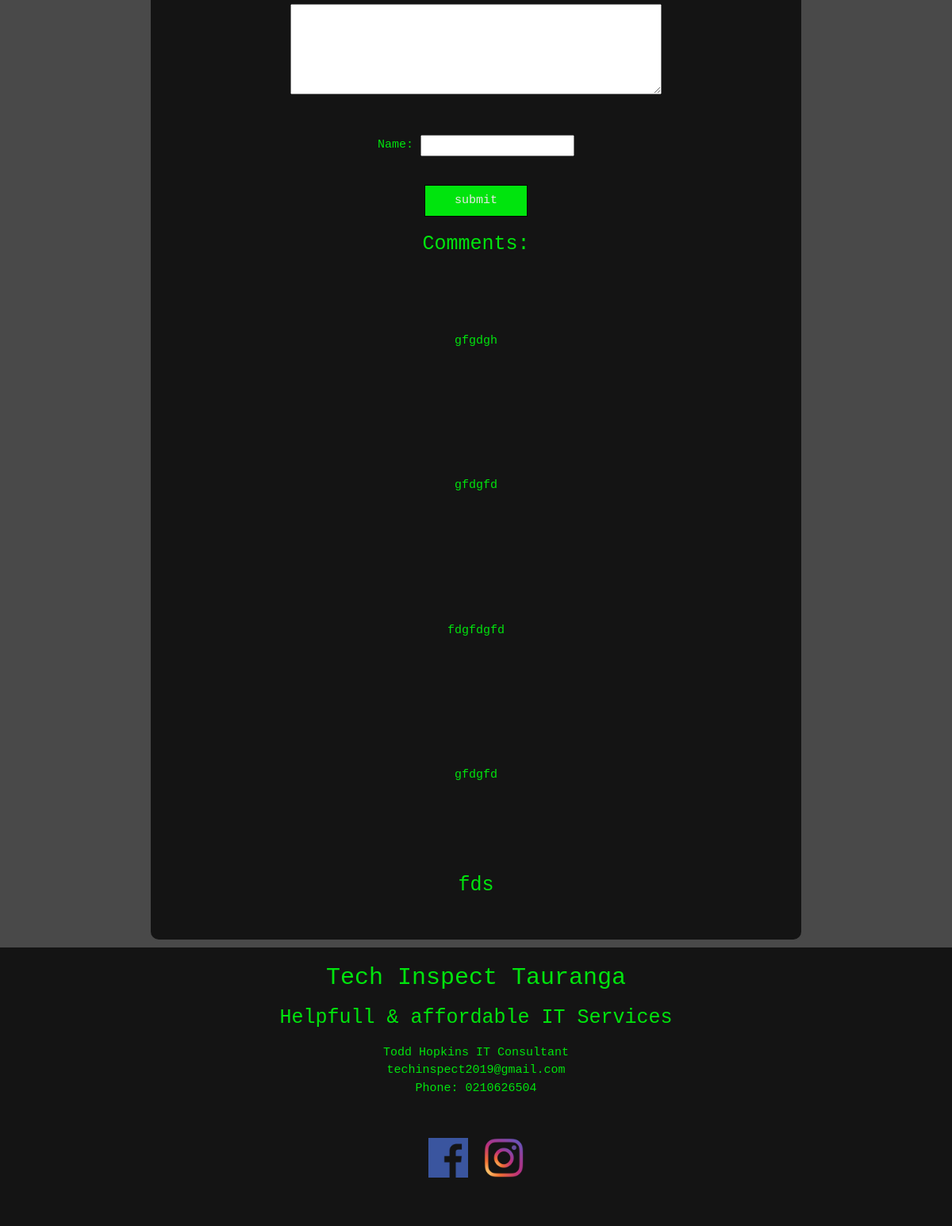
The app's page /pages/products (lower part), older data.
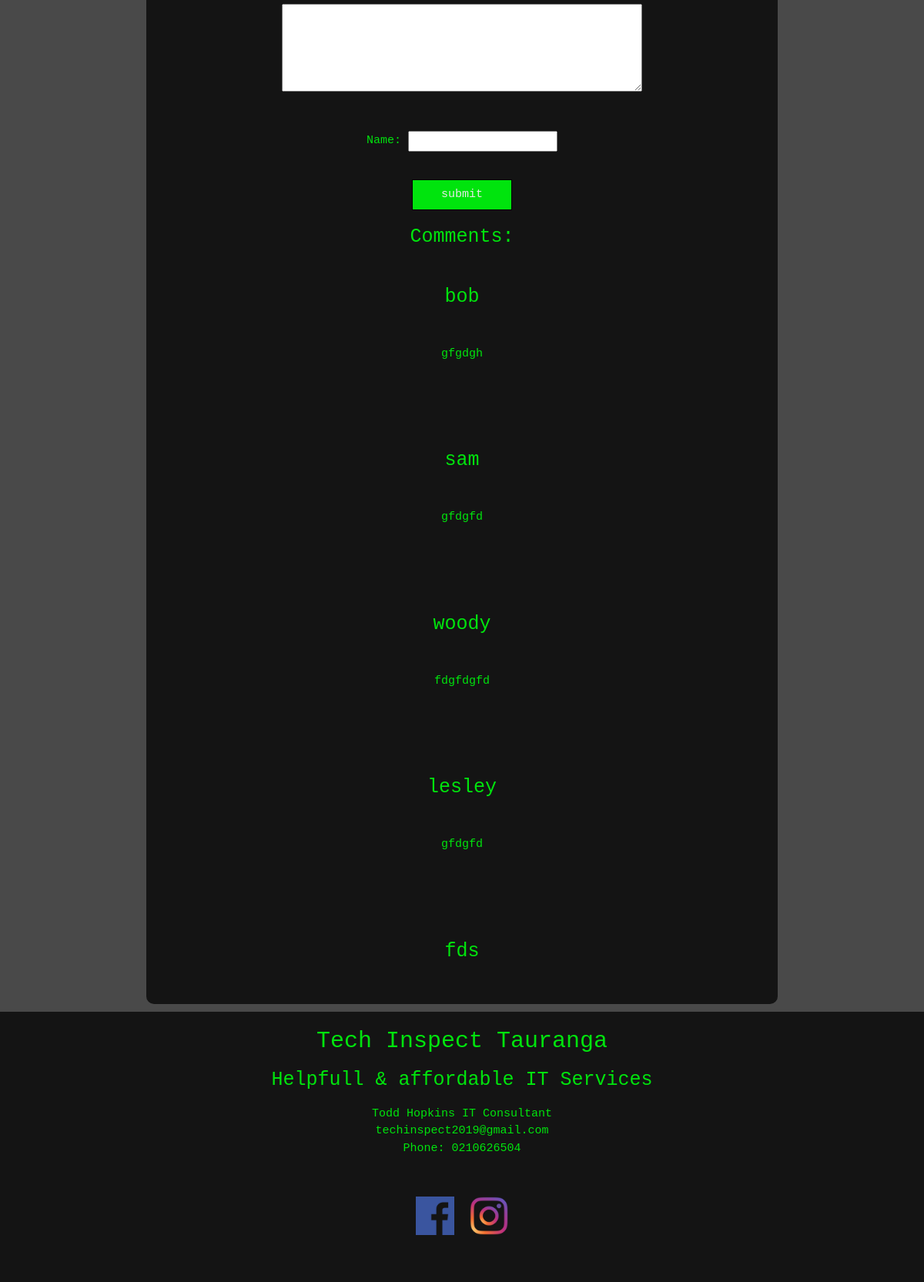
The same page, newer data.
### tables this page shows
CREATE TABLE Comments (
  Indx VARCHAR(10),
  Prop TEXT,
  FName varchar(30),
  TDate varchar (15)
	
);

### app/controllers/Pages.php (called while the page is built, shortened)
<?php
    class Pages extends Controller {
      public function __construct() {
        $this->_page = $this->model('_content');
      }
      public function products(){
        $title = $this->_page->title();
        $paragraph = $this->_page->paragraph();
        $image = $this->_page->image();
        $comments = $this->_page->comments();
        $data = [
         'title' => $title,
         'paragraph' => $paragraph,
         'image' => $image,
         'comments' => $comments,
         'title2' => "fds",
       ];
        $this->view('pages/template_products', $data);
       }
    }

### app/libraries/Core.php (called while the page is built, shortened)
<?php
    class Core {
        protected $currentMethod = 'index';
        public function __construct() {
            $url = $this->getURL();
            if(file_exists('../app/controllers/' . ucwords($url[0]) . '.php')) {
                unset($url[0]);
            }
            $this->currentController = new $this->currentController;
            if(isset($url[1])) {
                if(method_exists($this->currentController, $url[1])) {
                    $this->currentMethod = $url[1];
                    unset($url[1]);
                }
            }
            $this->params = $url ? array_values($url) : [null];
            call_user_func_array([$this->currentController, $this->currentMethod], $this->params);
        }
        public function getURL() {
            if(isset($_GET['url'])) {
                $url = rtrim($_GET['url'], '/');
                $url = filter_var($url, FILTER_SANITIZE_URL);
                $url = explode('/', $url);
                return $url;
            }
        }
    }
?>

### public/index.php (called while the page is built, shortened)
<?php
    $init = new Core();
?>

### app/libraries/Database.php (called while the page is built, shortened)
<?php
    class Database {
        private $host = DBHOST;
        private $user = DBUSER;
        private $pass = DBPASS;
        private $dbname = DBNAME;
        private $dbh;
        private $stmt;
        public function __construct() {
            $dsn = "mysql:host=".$this->host.";dbname=".$this->dbname;
            $options = [
                PDO::ATTR_PERSISTENT => true,
                PDO::ATTR_ERRMODE => PDO::ERRMODE_EXCEPTION
            ];
            try {
                $this->dbh = new PDO($dsn, $this->user, $this->pass, $options);
            } catch (PDOException $e) {
                $this->error = $e->getMessage();
                echo $this->error;
            }
        }
        public function query($sql) {
            $this->stmt = $this->dbh->prepare($sql);
        }
        public function execute() {
            return $this->stmt->execute();
        }
        public function resultSet() {
            $this->execute();
            return  $this->stmt->fetchAll(PDO::FETCH_ASSOC);
        }
    }
?>

### app/models/_content.php (called while the page is built, shortened)
<?php
class _content{
    private $db;
    public function __construct() {
        $this->db = new Database;
    }
    public function title() {
        $this->db->query('SELECT * FROM Content ');
        return $this->db->resultSet();
    }
    public function paragraph() {
        $this->db->query('SELECT * FROM Content ');
        return $this->db->resultSet();
    }
    public function image(){
        $this->db->query('SELECT * FROM Images');
        return $this->db->resultSet();
    }
    public function comments(){
        $this->db->query('SELECT * FROM Comments');
        return $this->db->resultSet();
    }
}

### app/views/pages/template_products.php (the view, shortened to what this page needs)
<?php include(APPROOT . "/views/includes/header.php"); ?>
<section>
        <div class="container1">
            <div class="content3">
                <div class="box3">
                    <div id="center">
                    <form name="form2" class="form2" action="<?php echo URLROOT . 'pages/processFrom/'; ?>" method="POST" >
                    <div><textarea name="Prop" id="Prop" cols="50vw" rows="5"></textarea></div>
                   <br> <p>Name: <input type="text" name="FName" id="FName"></p>
                    <input type="submit" class="button2" value="submit"> <br>
                    <h2>Comments:</h2>
                    <?php
                    $output = "";
                      foreach($data['comments'] as $item) {
                      $output .= "<h2>";
                      $output .= $item['FName'];
                      $output .= "</h2>";
                      $output .= "<h3>";
                      $output .= $item['TDate'];
                      $output .= "</h3>";
                      $output .= "<p>";
                      $output .= $item['Prop'];
                      $output .= "<p>";
                    }
                    echo $output;
                ?></h2>
                   <h2><?php echo $data['title2'] ?></h2>
                    </form>
                    </div>
                </div>
            </div>
        </div>
    </section>
<?php include(APPROOT . "/views/includes/footer.php"); ?>

Row changes from the older to the newer data that the page shows:
removed comments: value "gfgdgh"
removed comments: value "gfdgfd"
removed comments: value "fdgfdgfd"
removed comments: value "gfdgfd"
added comments: value "bob gfgdgh"
added comments: value "sam gfdgfd"
added comments: value "woody fdgfdgfd"
added comments: value "lesley gfdgfd"
